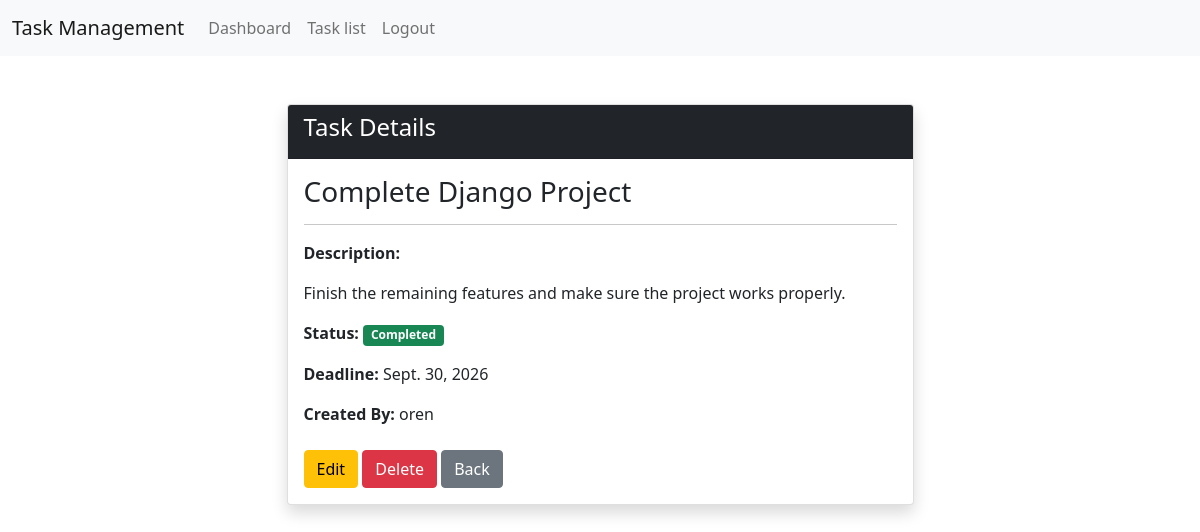
/task_detail/1 (signed in), run on the app's committed database.
### TaskHub/models.py (models this page shows, shortened)
class TaskModel(models.Model):
    STATUS_TYPE =[
        ('not_started','not_started'),
        ('in_progress','in_progress'),
        ('completed','completed'),
    ]
    title = models.CharField(max_length=100,null=True)
    description = models.TextField(null=True)
    status = models.CharField(choices=STATUS_TYPE,max_length=20,null=True)
    deadline = models.DateField(null=True)
    created_by = models.ForeignKey(
        UserModel,
        on_delete=models.CASCADE,
        null=True,
        related_name='user_task'
    )

class UserModel(AbstractUser):
    full_name = models.CharField(max_length=200, null=True)

### TaskHub/views.py (the view)
# urls.py: path('task_detail/<str:t_id>',task_detail, name='task_detail'),
@login_required
def task_detail(request, t_id):
    task = get_object_or_404(TaskModel, id=t_id)
    context = {
        'task': task
    }
    return render(request, 'pages/task_detail.html', context)

### TaskHub/templates/pages/task_detail.html
{% extends 'master/base.html' %}
{% block content %}
<div class="container mt-5">
    <div class="row justify-content-center">
        <div class="col-md-7">
            <div class="card shadow">
                <div class="card-header bg-dark text-white">
                    <h4>
                        Task Details
                    </h4>
                </div>
                <div class="card-body">
                    <h3>
                        {{ task.title }}
                    </h3>
                    <hr>
                    <p>
                        <strong>Description:</strong>
                    </p>
                    <p>
                        {{ task.description }}
                    </p>
                    <p>
                        <strong>Status:</strong>
                        {% if task.status == 'not_started' %}
                            <span class="badge bg-secondary">
                                Not Started
                            </span>
                        {% elif task.status == 'in_progress' %}
                            <span class="badge bg-warning text-dark">
                                In Progress
                            </span>
                        {% elif task.status == 'completed' %}
                            <span class="badge bg-success">
                                Completed
                            </span>
                        {% endif %}
                    </p>
                    <p>
                        <strong>Deadline:</strong>
                        {{ task.deadline }}
                    </p>
                    <p>
                        <strong>Created By:</strong>
                        {{ task.created_by.username }}
                    </p>
                    <div class="mt-4">
                        <a href="{% url 'edit_task' task.id %}"
                           class="btn btn-warning">
                            Edit
                        </a>
                        <a href="{% url 'delete_task' task.id %}"
                           class="btn btn-danger"
                           onclick="return confirm('Are you sure?');">
                            Delete
                        </a>
                        <a href="{% url 'task_list' %}"
                           class="btn btn-secondary">
                            Back
                        </a>
                    </div>
                </div>
            </div>
        </div>
    </div>
</div>
{% endblock %}

### data on the page
TaskModel: title "Complete Django Project", description "Finish the remaining features and make sure the project works properly.", deadline "Sept. 30, 2026", created_by.username "oren"
